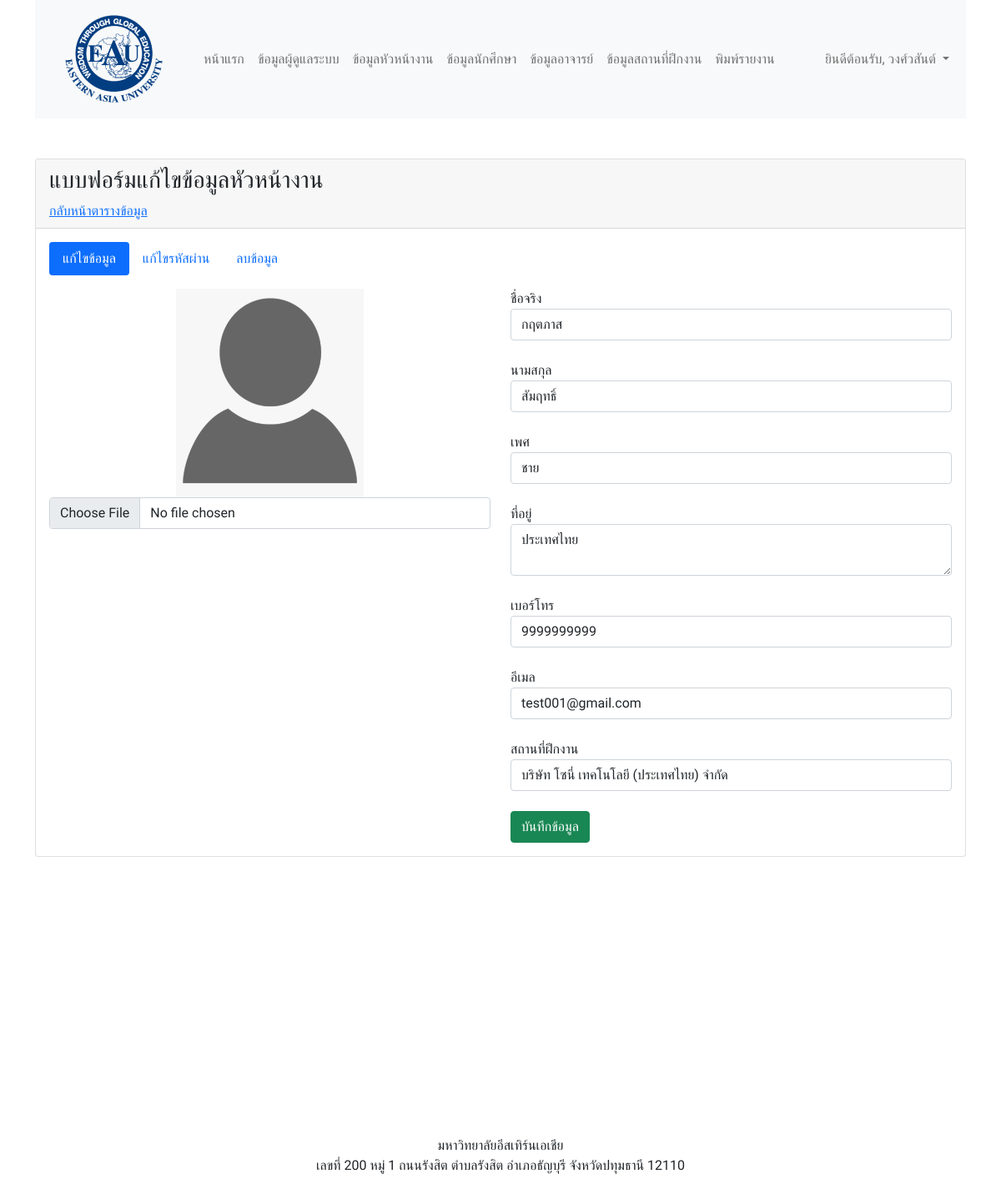
/overseer_edit_form.php?id=5 (signed in), run on the app's committed database.
### tables this page shows
CREATE TABLE `overseers` (
  `ovs_id` int(11) NOT NULL COMMENT 'รหัส',
  `ovs_email` varchar(255) NOT NULL COMMENT 'อีเมล',
  `ovs_password` varchar(255) NOT NULL COMMENT 'รหัสผ่าน',
  `ovs_firstname` varchar(255) NOT NULL COMMENT 'ชื่อจริง',
  `ovs_lastname` varchar(255) NOT NULL COMMENT 'นามสกุล',
  `ovs_gender` varchar(255) NOT NULL COMMENT 'เพศ',
  `ovs_address` text NOT NULL COMMENT 'ที่อยู่',
  `ovs_tel` varchar(255) NOT NULL COMMENT 'เบอร์โทร',
  `ovs_image` text NOT NULL COMMENT 'รูปประจำตัว',
  `ovs_role` varchar(255) NOT NULL DEFAULT 'หัวหน้างาน' COMMENT 'ตำแหน่ง',
  `intsp_id` int(11) NOT NULL COMMENT 'สถานที่ฝึกงาน',
  `ovs_created` timestamp NOT NULL DEFAULT current_timestamp() COMMENT 'สร้างเมื่อ',
  `ovs_updated` timestamp NOT NULL DEFAULT current_timestamp() ON UPDATE current_timestamp() COMMENT 'อัพเดตล่าสุด'
);

CREATE TABLE `internship_places` (
  `intsp_id` int(11) NOT NULL COMMENT 'รหัส',
  `intsp_name` varchar(255) NOT NULL COMMENT 'ชื่อสถานที่',
  `intsp_address` text NOT NULL COMMENT 'ที่อยู่',
  `intsp_tel` varchar(255) NOT NULL COMMENT 'เบอร์โทรติดต่อ',
  `intsp_created` timestamp NOT NULL DEFAULT current_timestamp() COMMENT 'สร้างเมื่อ',
  `intsp_updated` timestamp NOT NULL DEFAULT current_timestamp() ON UPDATE current_timestamp() COMMENT 'อัพเดตล่าสุด'
);

### services/connect.php (called while the page is built, shortened)
<?php
$hostname = "localhost";
$username = "root";
$password = "";
$database = "students_eau_internship";
$conn = mysqli_connect($hostname, $username, $password, $database);
if (mysqli_connect_errno()) {
    echo "เชื่อมต่อฐานข้อมูลไม่สำเร็จ: " . mysqli_connect_error();
    exit();
} else {
    if (isset($_SESSION["AUTH_ID"])) {
        $id = $_SESSION["AUTH_ID"];
        $role = $_SESSION["AUTH_ROLE"];
        if ($role == "ผู้ดูแลระบบ") {
            $sql = "SELECT ad_email as email,ad_firstname as firstname,ad_lastname as lastname,ad_image as image FROM admins WHERE ad_id='$id'";
        } else if ($role == "หัวหน้างาน") {
            $sql = "SELECT ovs_email as email,ovs_firstname as firstname,ovs_lastname as lastname,ovs_image as image FROM overseers WHERE ovs_id='$id'";
        } else if ($role == "นักศึกษา") {
            $sql = "SELECT std_email as email,std_firstname as firstname,std_lastname as lastname,std_image as image FROM students WHERE std_id='$id'";
        } else if ($role == "อาจารย์") {
            $sql = "SELECT tch_email as email,tch_firstname as firstname,tch_lastname as lastname,tch_image as image FROM teachers WHERE tch_id='$id'";
        } else {
            echo "<script>
                alert('คุณไม่มีสิทธิ์เข้าใช้งานหน้านี้');
                window.location = 'services/logout.php'
            </script>";
        }
        $query = mysqli_query($conn, $sql);
        $user = mysqli_fetch_object($query);
    }
}

### overseer_edit_form.php (the view, shortened to what this page needs)
<?php
require_once('services/connect.php');
?>
<?php
if (isset($_GET["id"])) {
    $id = $_GET["id"];
    $sql = "SELECT * FROM overseers WHERE ovs_id='$id'";
    $query = mysqli_query($conn, $sql);
    $data = mysqli_fetch_object($query);
} else {
    header("location:admin_table.php");
}
?>
<?php
$sql = "SELECT * FROM internship_places ORDER BY intsp_created DESC";
$intsp_query = mysqli_query($conn, $sql);
?>
<!DOCTYPE html>
<html lang="en">
<head>
    <?php require_once('include/css.php'); ?>
</head>
<body>
    <div class="container">
        <?php require_once('include/menu.php') ?>
        <div class="row mt-5">
            <div class="col-12">
                <div class="card">
                    <div class="card-header">
                        <h3>แบบฟอร์มแก้ไขข้อมูลหัวหน้างาน</h3>
                        <a href="overseer_table.php">กลับหน้าตารางข้อมูล</a>
                    </div>
                    <div class="card-body">
                        <ul class="nav nav-pills mb-3" id="pills-tab" role="tablist">
                            <li class="nav-item" role="presentation">
                                <button class="nav-link active" id="pills-edit-tab" data-bs-toggle="pill" data-bs-target="#pills-edit" type="button" role="tab" aria-controls="pills-edit" aria-selected="true">แก้ไขข้อมูล</button>
                            </li>
                            <li class="nav-item" role="presentation">
                                <button class="nav-link" id="pills-editPass-tab" data-bs-toggle="pill" data-bs-target="#pills-editPass" type="button" role="tab" aria-controls="pills-editPass" aria-selected="false">แก้ไขรหัสผ่าน</button>
                            </li>
                            <li class="nav-item" role="presentation">
                                <button class="nav-link" id="pills-delete-tab" data-bs-toggle="pill" data-bs-target="#pills-delete" type="button" role="tab" aria-controls="pills-delete" aria-selected="false">ลบข้อมูล</button>
                            </li>
                        </ul>
                        <div class="tab-content" id="pills-tabContent">
                            <div class="tab-pane fade show active" id="pills-edit" role="tabpanel" aria-labelledby="pills-edit-tab">
                                <form action="services/overseer_update.php" method="post" enctype="multipart/form-data">
                                    <div class="row">
                                        <div class="col-md-6 col-12 text-center">
                                            <img src="assets/images/users/<?= $data->ovs_image ?>" width="225" height="250">
                                            <input type="file" class="form-control" name="image" accept="image/*">
                                        </div>
                                        <div class="col-md-6 col-12">
                                            <div class="form-group">
                                                <label>ชื่อจริง</label>
                                                <input type="text" class="form-control" name="firstname" value="<?= $data->ovs_firstname ?>" required>
                                            </div>
                                            <br>
                                            <div class="form-group">
                                                <label>นามสกุล</label>
                                                <input type="text" class="form-control" name="lastname" value="<?= $data->ovs_lastname ?>" required>
                                            </div>
                                            <br>
                                            <div class="form-group">
                                                <label>เพศ</label>
                                                <select class="form-control" name="gender">
                                                    <option value="ชาย" <?= ($data->ovs_gender == "ชาย") ? "selected" : "" ?>>ชาย</option>
                                                </select>
                                            </div>
                                            <br>
                                            <div class="form-group">
                                                <label>ที่อยู่</label>
                                                <textarea class="form-control" name="address" required><?= $data->ovs_address ?></textarea>
                                            </div>
                                            <br>
                                            <div class="form-group">
                                                <label>เบอร์โทร</label>
                                                <input type="text" class="form-control" name="tel" value="<?= $data->ovs_tel ?>" required>
                                            </div>
                                            <br>
                                            <div class="form-group">
                                                <label>อีเมล</label>
                                                <input type="email" class="form-control" name="email" value="<?= $data->ovs_email ?>" required>
                                            </div>
                                            <br>
                                            <div class="form-group">
                                                <label>สถานที่ฝึกงาน</label>
                                                <select class="form-control" name="place" required>
                                                    <?php foreach ($intsp_query as $row) { ?>
                                                        <option value="<?= $row['intsp_id'] ?>" <?= ($row['intsp_id'] == $data->intsp_id) ? "selected" : "" ?>><?= $row['intsp_name'] ?></option>
                                                    <?php } ?>
                                                </select>
                                            </div>
                                            <br>
                                            <div class="form-group">
                                                <button type="submit" class="btn btn-success">
                                                    บันทึกข้อมูล
                                                </button>
                                            </div>
                                        </div>
                                    </div>
                                </form>
                            </div>
                        </div>
                    </div>
                </div>
            </div>
        </div>
        <?php require_once('include/footer.php'); ?>
    </div>
</body>
</html>

### include/menu.php (shortened to what this page needs)
<?php
$location = basename($_SERVER['PHP_SELF']);
?>
<nav class="navbar navbar-expand-lg navbar-light bg-light">
    <div class="container-fluid">
        <a class="navbar-brand" href="home.php">
            <img src="assets/images/logo.png" alt="logo">
        </a>
        <div class="collapse navbar-collapse" id="navbarContent">
            <ul class="navbar-nav me-auto mb-2 mb-lg-0">
                <li class="nav-item">
                    <a class="nav-link <?= ($location == "home.php") ? "active" : "" ?>" aria-current="page" href="home.php">หน้าแรก</a>
                </li>
                <?php if (isset($_SESSION["AUTH_ID"])) : ?>
                    <?php if ($role == "ผู้ดูแลระบบ") : ?>
                        <li class="nav-item">
                            <a class="nav-link <?= ($location == "admin_table.php") ? "active" : "" ?>" href="admin_table.php">ข้อมูลผู้ดูแลระบบ</a>
                        </li>
                        <li class="nav-item">
                            <a class="nav-link <?= ($location == "overseer_table.php") ? "active" : "" ?>" href="overseer_table.php">ข้อมูลหัวหน้างาน</a>
                        </li>
                        <li class="nav-item">
                            <a class="nav-link <?= ($location == "student_table.php") ? "active" : "" ?>" href="student_table.php">ข้อมูลนักศึกษา</a>
                        </li>
                        <li class="nav-item">
                            <a class="nav-link <?= ($location == "teacher_table.php") ? "active" : "" ?>" href="teacher_table.php">ข้อมูลอาจารย์</a>
                        </li>
                        <li class="nav-item">
                            <a class="nav-link <?= ($location == "internship_place_table.php") ? "active" : "" ?>" href="internship_place_table.php">ข้อมูลสถานที่ฝึกงาน</a>
                        </li>
                        <li class="nav-item">
                            <a class="nav-link <?= ($location == "report.php") ? "active" : "" ?>" href="report.php">พิมพ์รายงาน</a>
                        </li>
                    <?php endif ?>
                <?php endif ?>
            </ul>
            <ul class="navbar-nav">
                <?php if (isset($_SESSION["AUTH_ID"])) : ?>
                    <li class="nav-item dropdown">
                        <a class="nav-link dropdown-toggle" href="#" id="navbarDropdown" role="button" data-bs-toggle="dropdown" aria-expanded="false">
                            ยินดีต้อนรับ, <?= $user->firstname ?>
                        </a>
                    </li>
                <?php else : ?>
                    <li class="nav-item">
                        <a class="nav-link <?= ($location == "login.php") ? "active" : "" ?>" href="login.php">เข้าสู่ระบบ</a>
                    </li>
                <?php endif ?>
            </ul>
        </div>
    </div>
</nav>

### assets/css/style.css (style rules this page uses)
body { font-family: "Prompt", sans-serif; }

### data on the page
overseers: ovs_image (placeholder picture), firstname "กฤตภาส", lastname "สัมฤทธิ์", gender "ชาย", address "ประเทศไทย", tel "9999999999", email "test001@gmail.com", place "บริษัท โซนี่ เทคโนโลยี (ประเทศไทย) จำกัด"

### other printed values
$user->firstname "วงศ์วสันต์"
